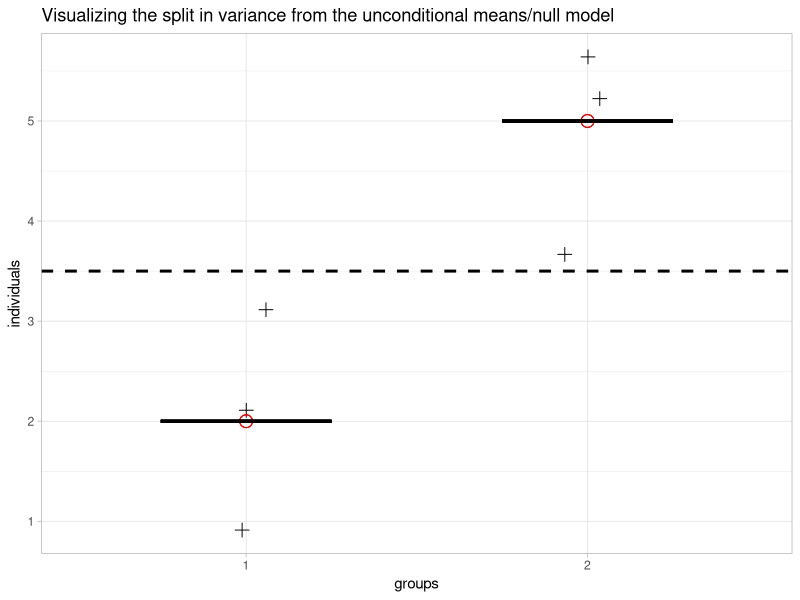

The R script that drew this image:
## ---- chunk 1
knitr::opts_chunk$set(echo = TRUE)
knitr::opts_chunk$set(message = FALSE)
knitr::opts_chunk$set(comment = "")

## ---- chunk 2
library(tidyverse)
library(ggplot2)
library(kableExtra)
library(ggpubr)
## ---- chunk 3
# Set seed
set.seed(123)

# Create some dummy data containing two groups and three individuals per group
dummy.data <- data.frame(groups = rep(c(1, 2), each = 3),
                         individuals = c(1,2,3,4,5,6),
                         group_means = c(2,2,2,5,5,5))

# Plot the points as a scatterplot
dummy.data %>%
  ggplot(aes(x = groups, y = individuals)) + # Add the individual observed y scores
  geom_jitter(width = .1,
              shape = 3,
              size = 3) +
  geom_point(aes(x = groups, y = group_means), # Add the group means of the observed y scores
             shape = 21, 
             size = 4,
             color = "red") +
  geom_hline(yintercept=mean(dummy.data$individuals), linetype="dashed", size=1) + # Add the grand mean of y
  scale_x_discrete(name ="groups", 
                    limits=c("1","2")) +
  geom_segment(aes(x = .75, y = 2, xend = 1.25, yend = 2),size = 1) + # Add group mean 1
  geom_segment(aes(x = 1.75, y = 5, xend = 2.25, yend = 5), size = 1) + # Add group mean 2 
  theme_light() +
  labs(title = "Visualizing the split in variance from the unconditional means/null model")
## ---- chunk 4
# Load in the pacakage
library(mlmRev)

# Load in the data
data(Exam)
## ---- chunk 5
cat("- There are",nrow(Exam), "rows in the Exam dataset \n\n")
cat("- The variable school contains",length(unique(Exam$school)), "unique schools \n\n")

## ---- chunk 6
# View the first 6 rows
head(Exam) %>%
  kbl(caption = "First 6 rows of the Exam hierarchical data") %>%
  kable_paper(full_width = F)

## ---- chunk 7
glimpse(Exam)

## ---- chunk 8
# Load in the psych package
library(psych)

# Use the describe function on the outcome variable
round(data.frame(describe(Exam$normexam)),2) %>%
  kbl(caption = "Outcome variable descriptive statistics") %>%
  kable_paper(full_width = F)
## ---- chunk 9
# Load in the lmerTest package
library(lmerTest)

# Run an unconditional/null model/unconditional random intercept model
null.model <- lmer(normexam ~ 1 + (1|school), Exam)
## ---- chunk 10
# Print out the summary of the model
summary(null.model)
